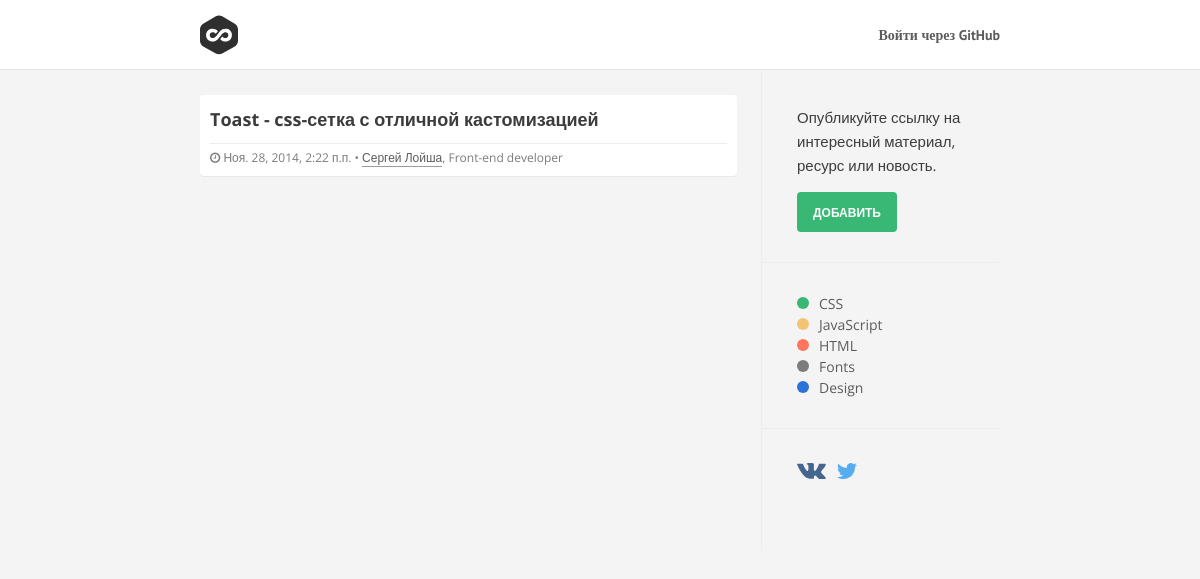
/view/76, run on the app's committed database.
### link/models.py (models this page shows, shortened)
class Link(models.Model):
    class Meta():
        verbose_name = "Ссылка"
        verbose_name_plural = "Ссылки"
    link_title = models.CharField(max_length=250)
    link_slug = models.SlugField(max_length=250)
    link_url = models.URLField()
    link_category = models.ForeignKey('link.Category', default=lambda: Category.objects.get(id=1))
    link_author = models.ForeignKey(User, default=1)
    link_created = models.DateTimeField(auto_now=True)
    @permalink
    def get_redirect_url(self):
        return ('redirect_link', None, { 'id': self.id })

class Category(models.Model):
    class Meta():
        verbose_name = "Категория"
        verbose_name_plural = "Категории"
    category_title = models.CharField(max_length=250)
    category_slug = models.SlugField(unique=True)
    def __unicode__(self):
        return self.category_title
    @permalink
    def get_absolute_url(self):
        return ('view_link_category', None, { 'slug': self.category_slug })

### userprofile/models.py (models this page shows, shortened)
class UserProfile(models.Model):
    user = models.OneToOneField(User)
    post = models.CharField(max_length=250, verbose_name='Должность', blank=True)
    @permalink
    def get_absolute_url(self):
        return ('view_user', None, { 'id': self.user.id })
    class Meta:
        verbose_name = 'Профиль'
        verbose_name_plural = 'Профили'

### link/views.py (the view)
# urls.py: url(r'^view/(?P<id>[^\.]+)', 'link.views.view_link', name='view_link'),
def view_link(request, id):
	link = get_object_or_404(Link, pk=id)
	return render(request, 'view_link.html', {
		'link': link,
		'categories': Category.objects.all(),
	})

### templates/view_link.html (shortened to what this page needs)
{% extends "base.html" %}
{% block content_main %}
{% load pytils_dt %}
<div class="link">
	<div class="head">
		<h1><a href="{{link.get_redirect_url}}">{{link.link_title}}</a></h1>
		<div class="head-data">
			<time datetime="{{ link.link_created|date:'Y-m-d H:s' }}"><i class="fa fa-clock-o"></i> {{ link.link_created|distance_of_time }}</time> &bull;
			<span><a href="{{ link.link_author.userprofile.get_absolute_url }}">{{ link.link_author.first_name }} {{ link.link_author.last_name }}</a>, {{ link.link_author.userprofile.post }}</span>
		</div>
	</div>
</div>
{% endblock content_main %}

### templates/base.html (shortened to what this page needs)
<!DOCTYPE html>
<html lang="en">
<head>
	{% load staticfiles %}
	<link rel="stylesheet" href="{% static 'css/style.css' %}">
</head>
<body>
		<div id="header">
			<div class="header-wrapper clearfix">
				<a href="/" target="_self" class="logo">Lkd</a>
				<ul class="account">
				{% if user.is_authenticated %}
					<li><a href="">Аккаунт <sup>{{ user.username }}</sup></a></li>
					<li><a href="{% url 'logout' %}" class="btn btn-green">Выйти</a></li>
				{% else %}
					<li><a href="{% url 'socialauth_begin' 'github' %}">Войти через GitHub</a></li>
				{% endif %}
				</ul>
			</div>
		</div>
		<div class="container">
			<div class="content-main">
			{% block content_main %}
			{% endblock content_main %}
			</div>
			{% block content_sidebar %}
			<div class="content-sidebar">
				{% block content_sidebar_link %}
				<div class="content-section first">
					<p>Опубликуйте ссылку на интересный материал, ресурс или новость.</p>
					<a href="{% url 'new' %}" class="btn btn-green"><span>Добавить</span></a>
				</div>
				{% endblock content_sidebar_link %}
				{% block content_sidebar_categories %}
				<div class="content-section">
					{% if categories %}
					<div class="categories-list">
					{% for category in categories %}
						<a href="{{ category.get_absolute_url }}"><i class="circle {{ category.category_slug }}"></i>{{ category }}</a>
					{% endfor %}
					</div>
					{% endif %}
				</div>
				{% endblock content_sidebar_categories %}
				{% block content_sidebar_social %}
					<div class="content-section">
						<a href="{{ SITE_VK_URL }}" class="social vk" target="_blank"></a>
						<a href="{{ SITE_TW_URL }}" class="social tw" target="_blank"></a>
					</div>
				{% endblock content_sidebar_social %}
			</div>
			{% endblock content_sidebar %}
		</div>
</body>
</html>

### static-dev/css/style.css (style rules this page uses)
html { background: #fff; color: #000; -webkit-text-size-adjust: 100%; -ms-text-size-adjust: 100%; }
html, button, input, select, textarea { font-family: sans-serif; }
body { margin: 0; }
a { background: transparent; }
h1 { font-size: 2em; margin: 0.67em 0; }
.fa { display: inline-block; font: normal normal normal 14px/1 FontAwesome; font-size: inherit; text-rendering: auto; -webkit-font-smoothing: antialiased; -moz-osx-font-smoothing: grayscale; }
.fa-clock-o:before { content: ""; }
* { -moz-box-sizing: border-box; -webkit-box-sizing: border-box; box-sizing: border-box; }
html { background: #f4f4f4; }
body { font-family: "Open Sans" ,"Helvetica Neue", Helvetica, Arial, sans-serif; padding-top: 70px; width: 100%; overflow-y: scroll; }
body a { color: #179bff; }
body p { font-size: 16px; line-height: 24px; font-weight: 400; color: #6c6c6c; }
body .container { max-width: 800px; margin: 0 auto; *zoom: 1; }
body .container:after { content: ""; display: table; clear: both; }
#header { position: fixed; top: 0; left: 0; z-index: 500; width: 100%; height: 70px; background: #fff; border-bottom: 1px solid #e5e5e5; *zoom: 1; }
#header:after { content: ""; display: table; clear: both; }
#header .header-wrapper { position: relative; margin: 0 auto; height: 100%; max-width: 800px; min-width: 800px; }
#header .logo { float: left; width: 38px; height: 70px; text-indent: -99999em; overflow: hidden; background: url("../images/logo.svg") left center/38px auto no-repeat; }
#header ul { list-style: none; margin: 0; padding: 0; }
#header ul li { display: inline; margin-left: 20px; font-size: 14px; font-family: "PT Sans"; font-weight: 600; -webkit-font-smoothing: antialiased; -moz-osx-font-smoothing: grayscale; line-height: 70px; color: #7c7c7c; -webkit-transition: color 150ms ease; -moz-transition: color 150ms ease; -o-transition: color 150ms ease; transition: color 150ms ease; }
#header ul li a { color: #5c5c5c; text-decoration: none; }
#header ul.account { position: relative; float: right; }
#header ul.account li { height: 70px; display: block; float: left; }
.btn { display: inline-block; height: 40px; padding: 0 15px; -moz-box-sizing: border-box; box-sizing: border-box; background: 0 0; border: 1px solid #bfbfbf; border-radius: 4px; font-size: 12px; line-height: 40px; font-weight: 600; text-transform: uppercase; text-decoration: none; color: #6c6c6c; margin: 0; outline: 0; cursor: pointer; }
.btn.btn-green { background: #38b775; color: #fff; border-color: transparent; }
.content-main { float: left; padding: 25px 24px 80px 0; margin: 0 -1px 0 0; width: 70.25%; max-width: 695px; border-right: 1px solid #ededed; }
.content-sidebar { width: 29.75%; padding: 35px 0 40px; overflow: hidden; border-left: 1px solid #ededed; }
.content-sidebar .content-section { padding: 30px 0 30px 35px; border-top: 1px solid #ededed; position: relative; }
.content-sidebar .content-section.first { padding-top: 0; border-top: none; }
.content-sidebar p { margin-top: 0; color: #3c3c3c; font-size: 15px; }
.categories-list a { display: block; font-size: 14px; line-height: 21px; color: #5c5c5c; text-decoration: none; }
.categories-list a i.circle { display: inline-block; width: 12px; height: 12px; border-radius: 50px; margin-right: 10px; }
.categories-list a i.circle.css { background: #38b775; }
.categories-list a i.circle.js { background: #F4C474; }
.categories-list a i.circle.html { background: #FE755E; }
.categories-list a i.circle.design { background: #2D72D9; }
.categories-list a i.circle.fonts { background: #7c7c7c; }
.social { font-size: 14px; font-weight: 600; text-decoration: none; margin: 0 0 10px 0; }
.social.vk { color: #45668e; padding: 0 0 0 33px; background: url("../images/icon-vk.svg") left center no-repeat; }
.social.tw { color: #55acee; padding: 0 0 0 33px; background: url("../images/icon-tw.svg") 7px center no-repeat; }
.link { background: #fff; border-radius: 4px; padding: 10px; box-shadow: 0 1px 0 #e8e8e8; margin: 0 0 20px; }
.link .head h1 { margin: 0; font-size: 18px; padding: 0 0 10px 0; color: #3c3c3c; border-bottom: 1px solid #EDEDED; margin-bottom: 5px; }
.link .head h1 a { color: #3c3c3c; text-decoration: none; line-height: 28px; }
.link .head .head-data { font-size: 12px; color: #7c7c7c; }
.link .head .head-data a { color: #5c5c5c; border-bottom: 1px solid #9c9c9c; text-decoration: none; }

### data on the page
Link: link_title "Toast - css-сетка с отличной кастомизацией", link_created|distance_of_time "Ноя. 28, 2014, 2:22 п.п.", link_author.first_name "Сергей", link_author.last_name "Лойша", link_author.userprofile.post "Front-end developer"
Category: category_title "CSS"
Category: category_title "JavaScript"
Category: category_title "HTML"
Category: category_title "Fonts"
Category: category_title "Design"
